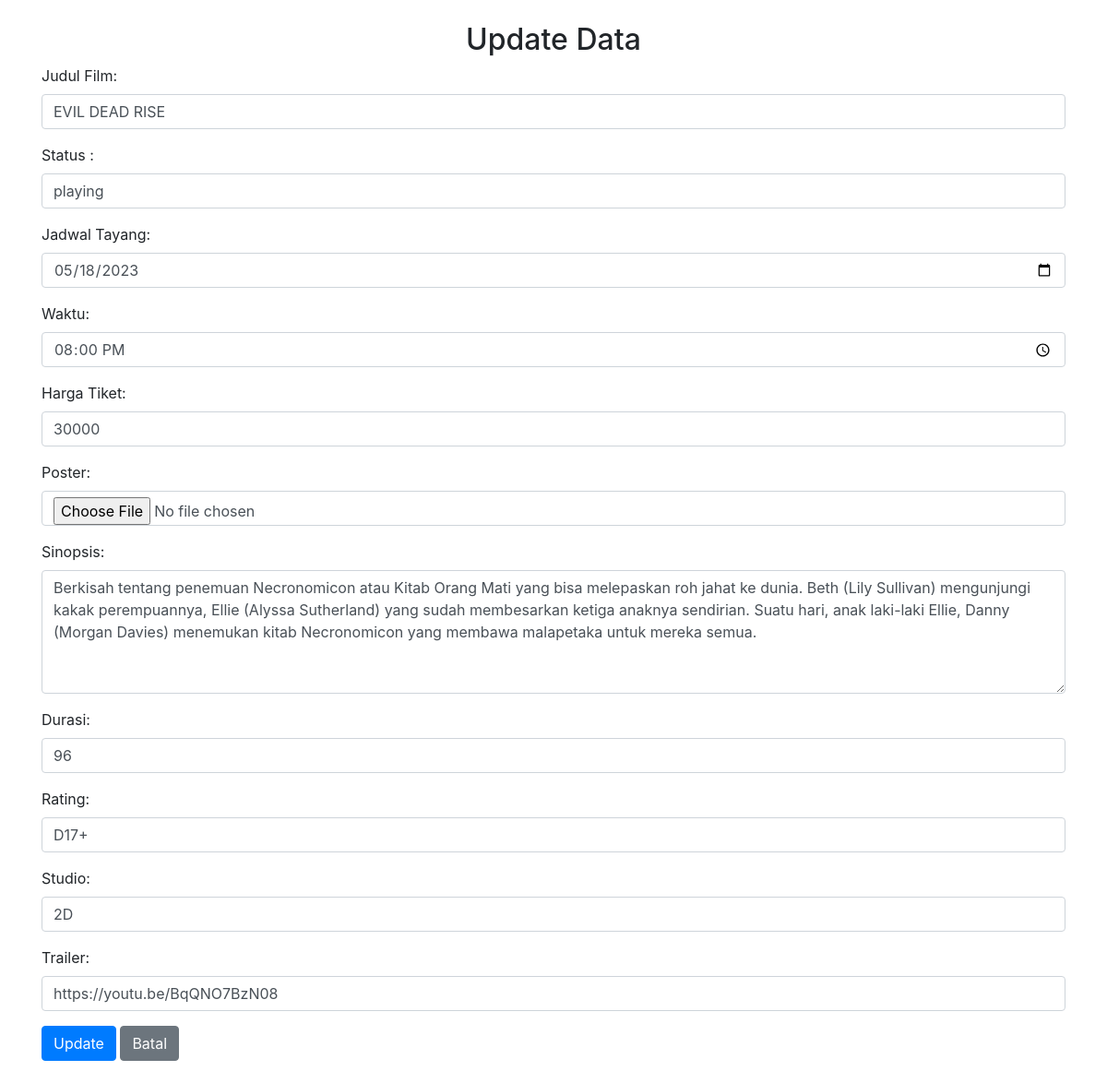
The app's page /crud_tiket/update.php?id=2014 with its own data.
### tables this page shows
CREATE TABLE `tiket` (
  `id_tiket` int(11) NOT NULL,
  `judul_film` varchar(50) NOT NULL,
  `status_film` varchar(30) NOT NULL,
  `jadwal_tayang` varchar(30) DEFAULT NULL,
  `waktu` varchar(30) DEFAULT NULL,
  `harga_tiket` int(11) DEFAULT NULL,
  `poster` longblob NOT NULL,
  `sinopsis` varchar(500) NOT NULL,
  `durasi` int(11) NOT NULL,
  `rating` varchar(5) NOT NULL,
  `studio` varchar(10) NOT NULL,
  `trailer` varchar(50) NOT NULL
);

### crud_tiket/update.php (the view, shortened to what this page needs)
<?php
include '../koneksi.php';
$id_tiket = $_GET['id'];
$query = "SELECT * FROM tiket WHERE id_tiket='$id_tiket'";
$result = mysqli_query($conn, $query);
$row = mysqli_fetch_assoc($result);
?>
<!DOCTYPE html>
<html>
<head>
    <link rel="stylesheet" href="https://cdn.jsdelivr.net/npm/bootstrap@4.6.1/dist/css/bootstrap.min.css">
</head>
<body>
    <div class="container">
        <br>
        <center><h2>Update Data </h2></center>
        <form action="" method="post" enctype="multipart/form-data">
            <div class="form-group">
                <label>Judul Film:</label>
                <input type="text" name="judul_film" class="form-control" placeholder="Masukkan judul film" value="<?php echo $row['judul_film'] ?>" required>
            </div>
            <div class="form-group">
                <label>Status :</label>
                <input type="text" name="status" class="form-control" placeholder="Masukkan status film" value="<?php echo $row['status_film'] ?>" required>
            </div>
            <div class="form-group">
                <label>Jadwal Tayang:</label>
                <input type="date" name="jadwal_tayang" class="form-control" placeholder="Masukkan jadwal tayang" value="<?php echo $row['jadwal_tayang'] ?>">
            </div>
            <div class="form-group">
                <label>Waktu:</label>
                <input type="time" name="waktu" class="form-control" placeholder="Masukkan jam tayang" value="<?php echo $row['waktu'] ?>">
            </div>
            <div class="form-group">
                <label>Harga Tiket:</label>
                <input type="number" name="harga_tiket" class="form-control" placeholder="Masukkan harga tiket" value="<?php echo $row['harga_tiket'] ?>">
            </div>
            <div class="form-group">
                <label>Poster:</label>
                <input type="file" name="poster" class="form-control">
            </div>
            <div class="form-group">
                <label>Sinopsis:</label>
                <textarea name="sinopsis" class="form-control" placeholder="Masukkan sinopsis" required rows="5"><?php echo $row['sinopsis'] ?></textarea>
            </div>
            <div class="form-group">
                <label>Durasi:</label>
                <input type="number" name="durasi" class="form-control" placeholder="Masukkan durasi film" value="<?php echo $row['durasi'] ?>" required>
            </div>
            <div class="form-group">
                <label>Rating:</label>
                <input type="text" name="rating" class="form-control" placeholder="Masukkan rating film" value="<?php echo $row['rating'] ?>" required>
            </div>
            <div class="form-group">
                <label>Studio:</label>
                <input type="text" name="studio" class="form-control" placeholder="Masukkan studio" value="<?php echo $row['studio'] ?>" required>
            </div>
            <div class="form-group">
                <label>Trailer:</label>
                <input type="text" name="trailer" class="form-control" placeholder="Masukkan link youtube trailer" value="<?php echo $row['trailer'] ?>" required>
            </div>
            <button type="submit" name="update" class="btn btn-primary">Update</button>
            <a href="../crud_tiket.php" class="btn btn-secondary">Batal</a><br><br>
        </form>
    </div>
</body>
</html>

### records on screen
tiket: judul_film "EVIL DEAD RISE", status "playing", jadwal_tayang "05/18/2023", waktu "20:00", harga_tiket "30000", sinopsis "Berkisah tentang penemuan Necronomicon atau Kitab Orang Mati yang bisa melepaskan roh jahat ke dunia. Beth (Lily Sullivan) mengunjungi kakak perempuannya, Ellie (Alyssa Sutherland) yang sudah membesarkan ketiga anaknya sendirian. Suatu hari, anak laki-laki Ellie, Danny (Morgan Davies) menemukan kitab Necronomicon yang membawa malapetaka untuk mereka semua.", durasi "96", rating "D17+", studio "2D", trailer "https://youtu.be/BqQNO7BzN08"
